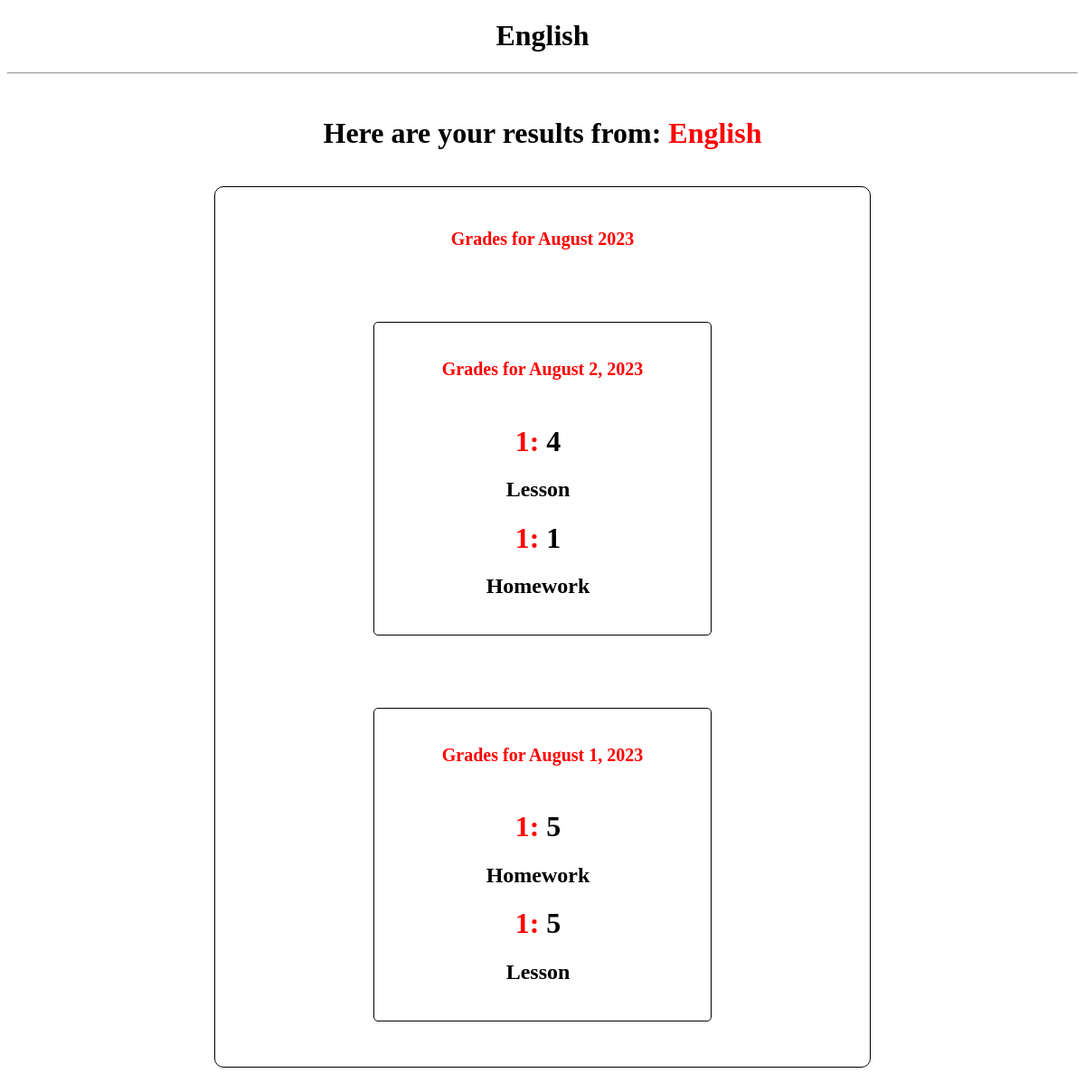
The app's page /lesson/1/ (signed in) with its own data.
### asosiy/models.py (models this page shows, shortened)
class Lesson(models.Model):
    J = [
        ("Monday, Wednesday, Friday", "Monday, Wednesday, Friday"),
        ("Tuesday, Wednesday, Friday", "Tuesday, Wednesday, Friday"),
    ]
    name = models.CharField(max_length=100)
    type = models.CharField(max_length=100)
    duration = models.CharField(max_length=100)
    days = models.CharField(max_length=100, choices=J)

class Grade(models.Model):
    J = [
        ("1", "1"),
        ("2", "2"),
        ("3", "3"),
        ("4", "4"),
        ("5", "5")
    ]
    Y = [
        ("Lesson", "Lesson"),
        ("Homework", "Homework")
    ]
    profil = models.ForeignKey(Profile, on_delete=models.CASCADE, related_name="profile_info")
    lesson = models.ForeignKey(Lesson, on_delete=models.CASCADE, related_name="lesson_items")
    grade = models.CharField(max_length=100, choices=J)
    type = models.CharField(max_length=200, choices=Y, null=True)
    day = models.DateField(auto_now_add=True)

### asosiy/views.py (the view)
# urls.py: path('lesson/<int:id>/', OneLessonView.as_view()),
class OneLessonView(View):
    def get(self, request, id):
        lesson = get_object_or_404(Lesson, id=id)
        grades = Grade.objects.filter(lesson=lesson).order_by('-day')
        payment = Tolov.objects.filter(profil__user=request.user)  # Include Tolov data here
        data = {
            "lesson": lesson,
            "grade": grades,
            "name": Profile.objects.get(user=request.user),
            "payment": payment
        }
        return render(request, "lesson.html", data)

### templates/lesson.html (shortened to what this page needs)
<!DOCTYPE html>
<html lang="en">
<head>
</head>
<body>
    <center>
        <h1>{{ lesson.name }}</h1>
        <hr>
        <br>
        <center>
            <h1>Here are your results from: <span style="color: red;">{{ lesson.name }}</span></h1>
            <div class="results">
                <br>
                {% if grade %}
                    {% regroup grade by day|date:"F Y" as month_list %}
                    {% for month_group in month_list %}
                        <div class="month-group">
                            <h2 class="date-header">Grades for {{ month_group.grouper }}</h2>
                            {% regroup month_group.list by day|date:"F j, Y" as day_list %}
                            {% for day_group in day_list %}
                                <div class="day-group">
                                    <h3 class="date-header">Grades for {{ day_group.grouper }}</h3>
                                    <br>
                                    <ul style="list-style: none; margin-right: 50px;">
                                        {% for item in day_group.list %}
                                            <li>
                                                <h1><span style="color: red">{{ forloop.parentloop.parentloop.counter }}:</span> {{ item.grade }}</h1>
                                                <h2>{{ item.type }}</h2>
                                            </li>
                                        {% endfor %}
                                    </ul>
                                </div>
                            {% endfor %}
                        </div>
                    {% endfor %}
                {% else %}
                    <p>No grades available.</p>
                {% endif %}
            </div>
        </center>
    </center>
</body>
</html>

### templates/lesson.html (style rules this page uses)
* { font-family: 'Gilroy'; }
.results { display: flex; flex-direction: column; align-items: center; width: 80%; margin: 20px auto; }
.month-group { border: 1px solid black; padding: 30px; border-radius: 10px; cursor: pointer; transition: 0.2s; width: 70%; margin-bottom: 40px; }
.day-group { margin-top: 80px; border: 1px solid black; padding: 20px; border-radius: 5px; cursor: pointer; transition: 0.2s; width: 50%; margin-bottom: 20px; }
.date-header { font-size: 20px; font-weight: bold; color: red; margin-bottom: 10px; }

### records on screen
Lesson: name "English"
Grade: grade "4", type "Lesson"
Grade: grade "1", type "Homework"
Grade: grade "5", type "Homework"
Grade: grade "5", type "Lesson"

### other values on screen
{{ month_group.grouper }} "August 2023"
{{ day_group.grouper }} "August 2, 2023" "August 1, 2023"
